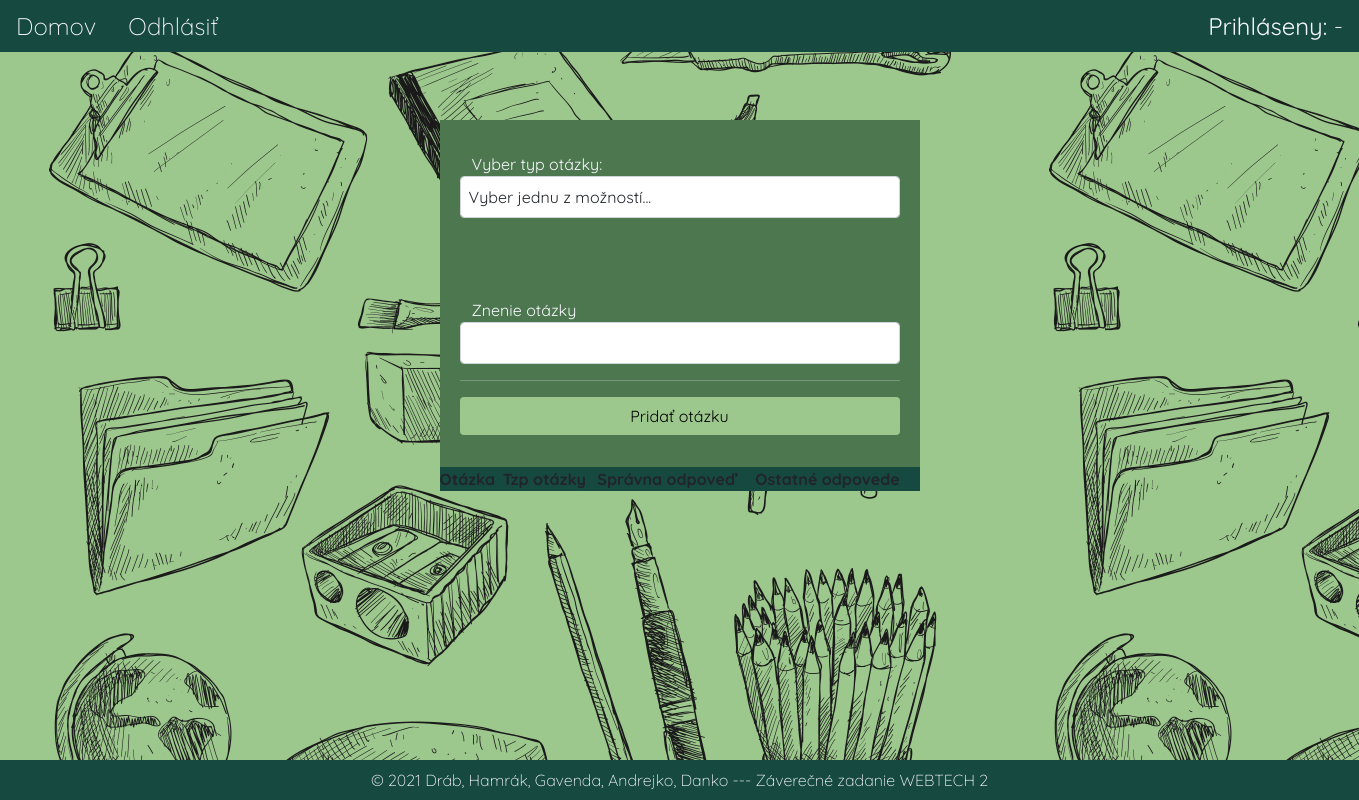
The page /testOverview.php?code=98241 on the database as committed earlier.
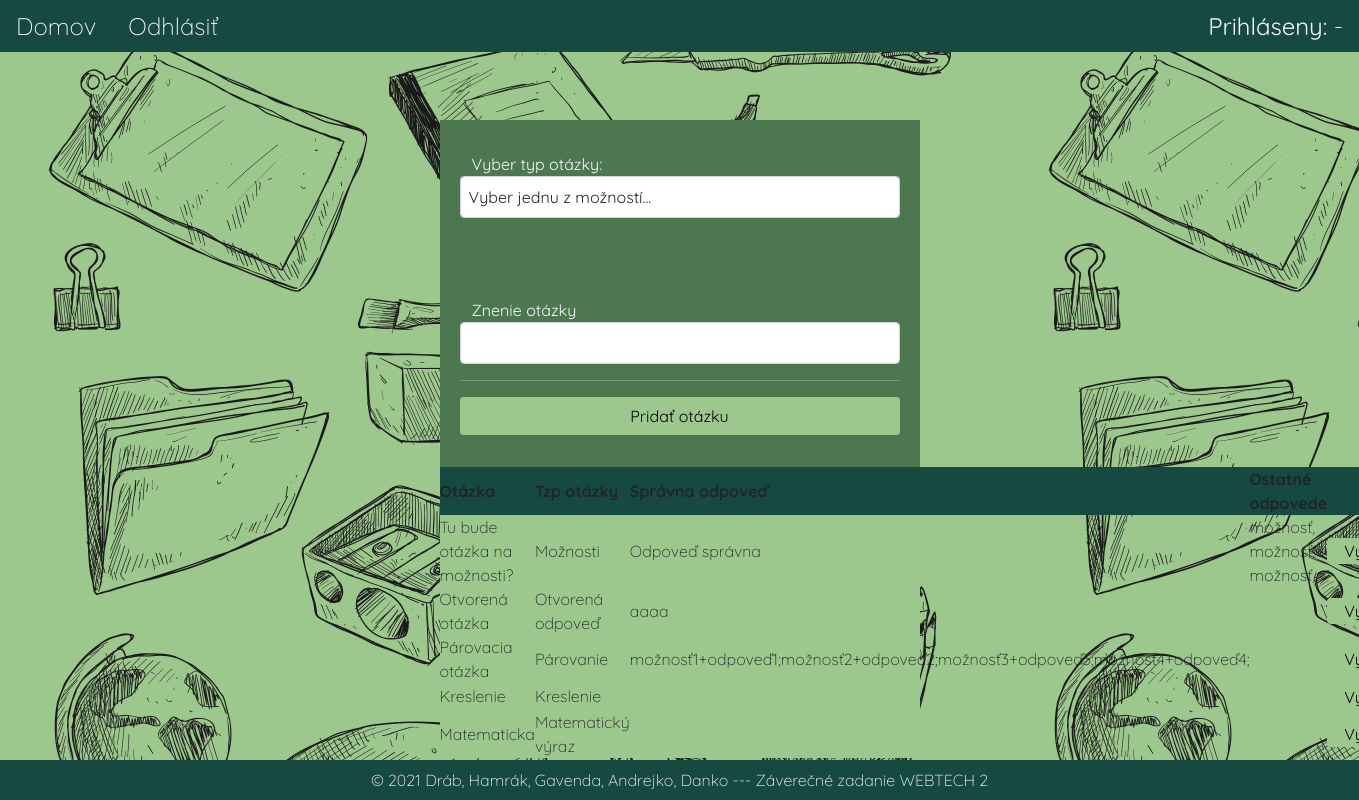
The same page on the database as committed later.
### tables this page shows
CREATE TABLE `questions` (
  `id` int UNSIGNED NOT NULL,
  `question` varchar(512) NOT NULL,
  `type_id` int NOT NULL,
  `correct_answer_id` varchar(512) DEFAULT NULL,
  `all_answers_id` varchar(512) DEFAULT NULL
);

CREATE TABLE `no_question_type` (
  `id` int UNSIGNED NOT NULL,
  `type` varchar(64) NOT NULL
);

CREATE TABLE `answers` (
  `id` int UNSIGNED NOT NULL,
  `answer` varchar(512) NOT NULL,
  `is_correct` tinyint DEFAULT NULL
);

### testOverview.php (the view, shortened to what the changed rows need)
<?php
$conn = (new Database())->createConnection();
require_once "partials/header.php";
echo getHead('Test |');
echo getHeaderTeacher($_SESSION['name'], $_SESSION['surname'], $_SESSION["loginType"]); ?>
    <div class="container addTest">
        <div class="row">
            <table id="questionsOverview">
                <thead>
                <tr>
                    <td>Otázka</td>
                    <td>Tzp otázky</td>
                    <td>Správna odpoveď</td>
                    <td>Ostatné odpovede</td>
                    <td></td>
                </tr>
                </thead>
                <tbody>
                <?php
                $test = $conn->prepare("select * from tests where code = :code");
                $test->bindParam(':code', $_GET['code']);
                $test->execute();
                $test = $test->fetch();
                if ($test['question_id'] != "") {
                    $question_ids = explode(",", $test['question_id']);
                    $stmGetQuestion = $conn->prepare("SELECT q.*,qt.type FROM questions q
    join no_question_type qt on q.type_id = qt.id
    WHERE q.id = :id");
                    $stmGetAnswer = $conn->prepare("SELECT * FROM answers WHERE id = :id");
                    foreach ($question_ids as $id) {
                        $stmGetQuestion->bindParam(':id', $id);
                        $stmGetQuestion->execute();
                        $question = $stmGetQuestion->fetch();
                        $questionType = $question['type_id'];
                        switch ($questionType) {
                            case "1":
                                $stmGetAnswer->bindParam(':id', $question['correct_answer_id']);
                                $stmGetAnswer->execute();
                                $correctAnswer = $stmGetAnswer->fetch();
                                ?>
                                <tr id="<?php echo $question['id']; ?>">
                                    <td><?php echo $question['question']; ?></td>
                                    <td><?php echo $question['type']; ?></td>
                                    <td><?php echo $correctAnswer['answer']; ?></td>
                                    <td><?php ?></td>
                                    <td><input type="button" class="btn btn-login btn-table" value="Vymazať" onclick="deleteQuestion()"></td>
                                </tr>
                                <?php
                                break;
                            case "2":
                                $stmGetAnswer->bindParam(':id', $question['correct_answer_id']);
                                $stmGetAnswer->execute();
                                $correctAnswer = $stmGetAnswer->fetch();
                                $otherAnswersIds = explode(",", $question['all_answers_id']);
                                $otherAnswers = array();
                                foreach ($otherAnswersIds as $answerId) {
                                    $stmGetAnswer->bindParam(':id', $answerId);
                                    $stmGetAnswer->execute();
                                    $answer = $stmGetAnswer->fetch();
                                    array_push($otherAnswers, $answer['answer']);
                                }
                                ?>
                                <tr id="<?php echo $question['id']; ?>">
                                    <td><?php echo $question['question']; ?></td>
                                    <td><?php echo $question['type']; ?></td>
                                    <td><?php echo $correctAnswer['answer']; ?></td>
                                    <td><?php foreach ($otherAnswers as $answer) {
                                            echo $answer . ', ';
                                        } ?></td>
                                    <td><input type="button" class="btn btn-login btn-table" value="Vymazať" onclick="deleteQuestion()"></td>
                                </tr>
                                <?php
                                break;
                            case "3":
                                $stmGetAnswer->bindParam(':id', $question['correct_answer_id']);
                                $stmGetAnswer->execute();
                                $correctAnswer = $stmGetAnswer->fetch();
                                $arrPairs = explode("&", $correctAnswer['answer']);
                                $matches = explode("~", $arrPairs[0]);
                                $answers = explode("~", $arrPairs[1]);
                                ?>
                                <tr id="<?php echo $question['id']; ?>">
                                    <td><?php echo $question['question']; ?></td>
                                    <td><?php echo $question['type']; ?></td>
                                    <td><?php for ($i = 0; $i < sizeof($matches); $i++) echo $matches[$i] . '+' . $answers[$i] . ';'; ?></td>
                                    <td><?php ?></td>
                                    <td><input type="button" class="btn btn-login btn-table" value="Vymazať" onclick="deleteQuestion()"></td>
                                </tr>
                                <?php
                                break;
                            case "4":
                            case "5":
                                ?>
                                <tr id="<?php echo $question['id']; ?>">
                                    <td><?php echo $question['question']; ?></td>
                                    <td><?php echo $question['type']; ?></td>
                                    <td><?php ?></td>
                                    <td><?php ?></td>
                                    <td><input type="button" class="btn btn-login btn-table" value="Vymazať" onclick="deleteQuestion()"></td>
                                </tr>
                                <?php
                                break;
                        }
                    }
                }
                ?>
                </tbody>
            </table>
        </div>
    </div>
<?php echo getFooter(); ?>

Rows that differ between the two databases and show on the page:
added questions: question "Tu bude otázka na možnosti?", no_question_type.type "Možnosti", answers.answer "Odpoveď správna", answer "možnosť"
added questions: question "Otvorená otázka", no_question_type.type "Otvorená odpoveď", answers.answer "aaaa"
added questions: question "Párovacia otázka", no_question_type.type "Párovanie", answers.answer "možnosť1", answers.answer "odpoveď1", answers.answer "možnosť2", answers.answer "odpoveď2", answers.answer "možnosť3", answers.answer "odpoveď3", answers.answer "možnosť4", answers.answer "odpoveď4"
added questions: question "Kreslenie", no_question_type.type "Kreslenie"
added questions: question "Matematicka", no_question_type.type "Matematický výraz"
